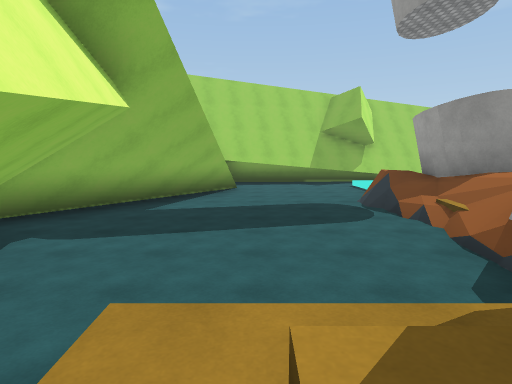
view 1 (above)

17 first-person views from a walk through a scene from a Unity 3-D project. The camera is 1.4 m above the floor, tilts 6° down and sees 75° across. The floor is counted in squares, 2 m on a side. Each view is taken from the middle of a square. On the plan, view 1 faces up. The plan holds only what a view shows up to about 10 squares ahead; the rest is blank. The place goes on beyond the plan. The player character is not drawn. Some surface patterns are stand-ins.

view 2
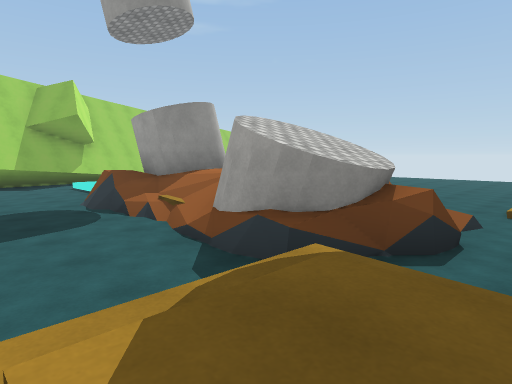

view 3
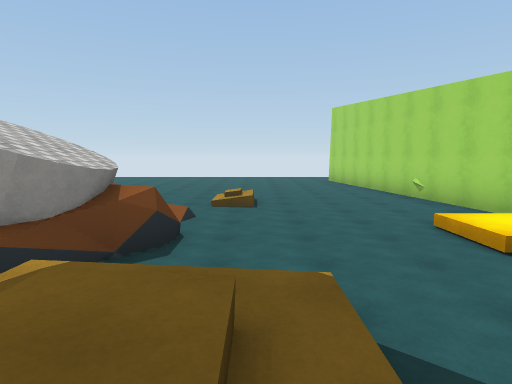

view 4
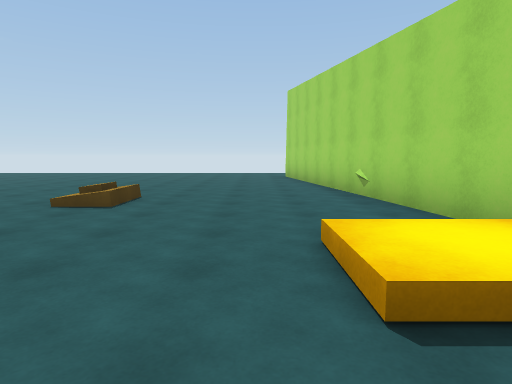

view 5
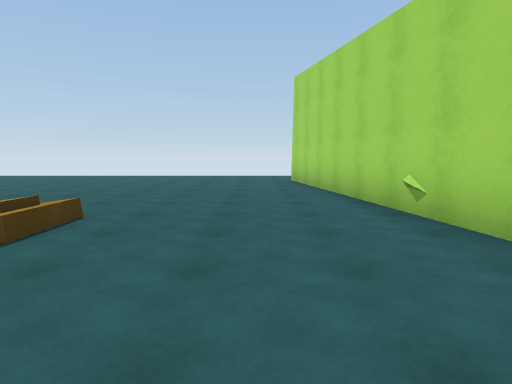

view 6
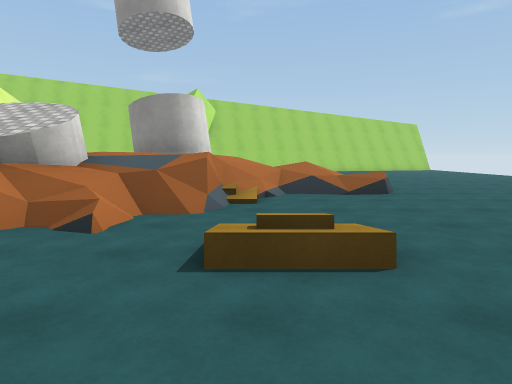

view 7
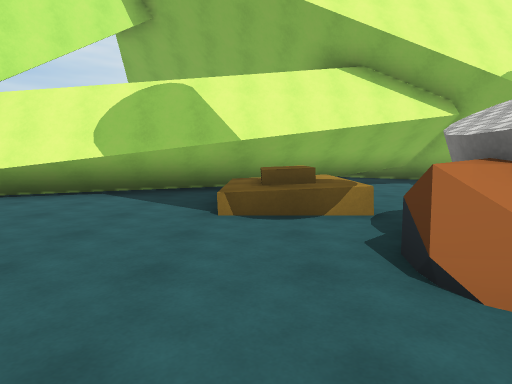

view 8
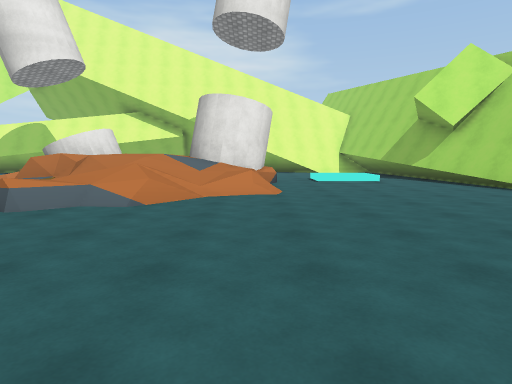

view 9
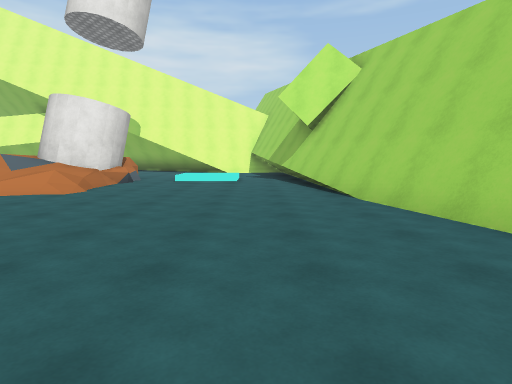

view 10
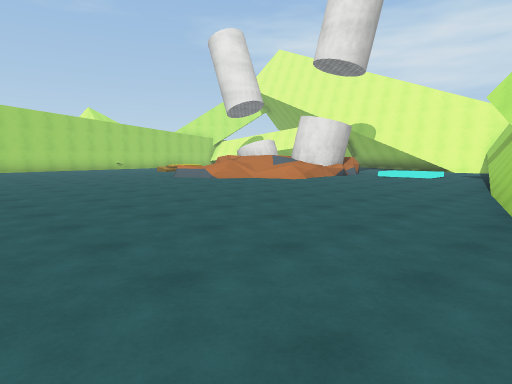

view 11
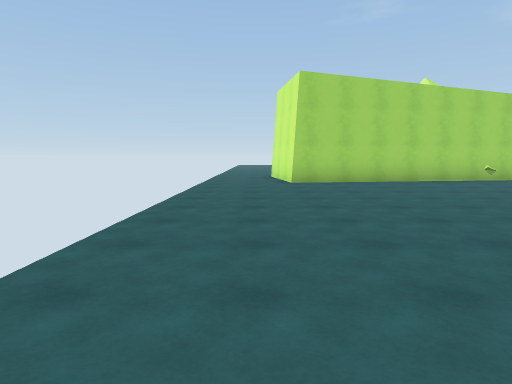

view 12
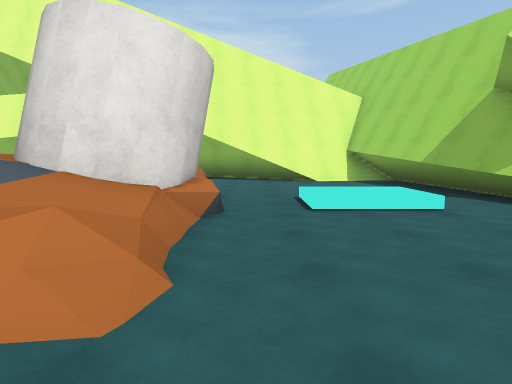

view 13
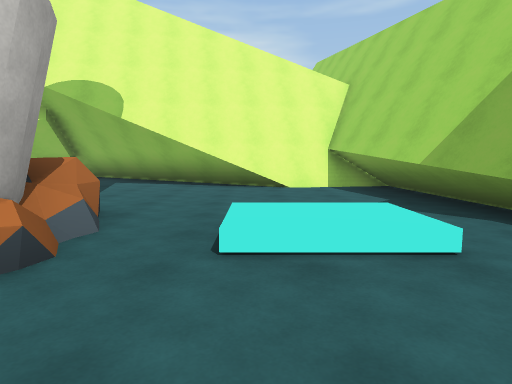

view 14
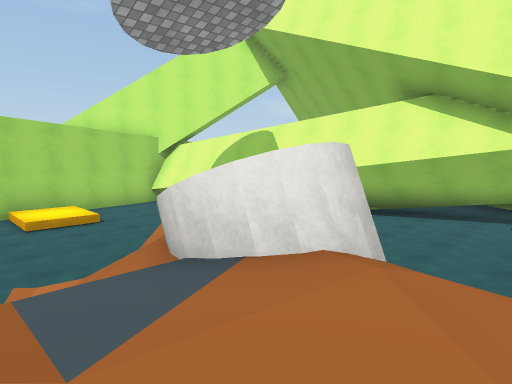

view 15
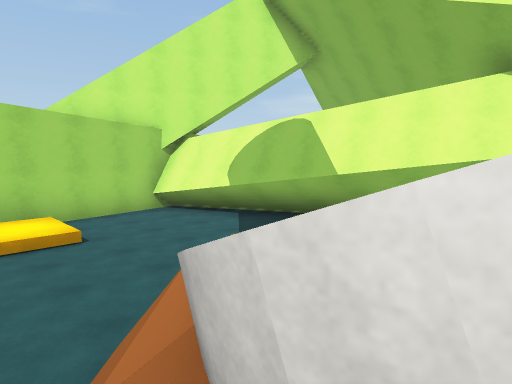

view 16
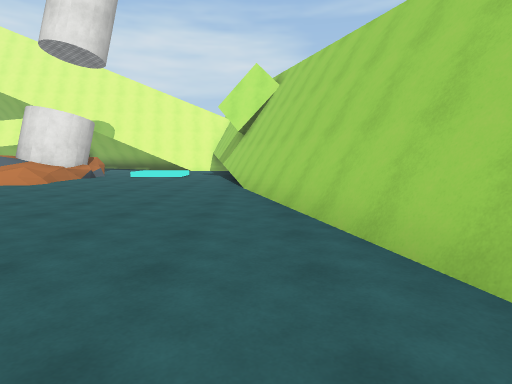

view 17
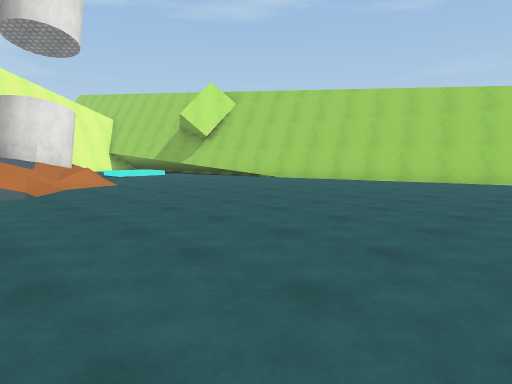

### Floor plan
Key: @ floor where view 1 was taken; # wall or solid block; . main floor; : floor 0.25 m higher than the main floor; + floor 1.5 m higher than the main floor; / step, stairs or slope; = window, fence, low wall or low ledge.
Columns run from 4 left of view 1 to 16 right of it. Each row starts with its distance up from view 1.
 16                  ###
 15              #####...
 14          #####.......
 13    #######...........
 12    ##................
 11    #....:............
 10    #..../...........
  9   ##.................
  8   #....=##///........
  7  ##..../##///........
  6 ##.....///////.......
  5 #......//+/////......
  4 ##...../////./.......
  3 .#..../##///.........
  2 .##....==/=..........
  1   #.//=.#/...........
  0   ##@/=..............
 -1    #.................
 -2    ##................
 -3    ##...:............
 -4     #.../..########..
 -5     ########

Positions as (right, up) in squares from view 1, and headings:
1: (0, 0), facing up
2: (0, 0), facing up-right
3: (0, 0), facing right
4: (2, -2), facing right
5: (4, -2), facing right
6: (7, -2), facing up
7: (6, 0), facing left
8: (14, 8), facing left
9: (14, 12), facing left
10: (16, 15), facing down-left
11: (15, 6), facing down
12: (9, 9), facing left
13: (7, 10), facing left
14: (6, 5), facing down-left
15: (5, 3), facing down-left
16: (16, 14), facing left
17: (16, 5), facing up-left
